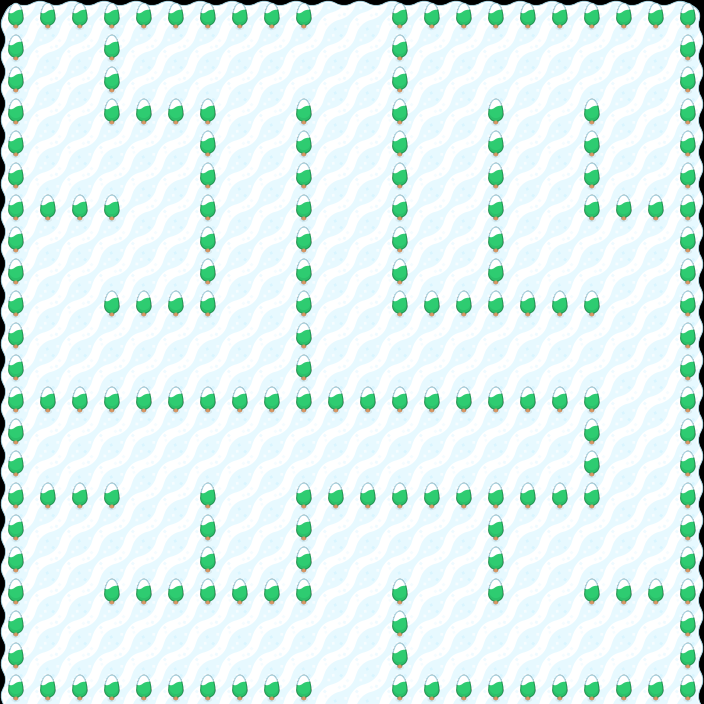

Below is a game level as drawn by its tile map, then a one-line description and the .tmx file that defines it, in full:
An orthogonal 22x22 tile map with 32x32 px tiles, 2 tile layers (Tile Layer 1, Trees).

<map version="1.0" orientation="orthogonal" renderorder="right-down" width="22" height="22" tilewidth="32" tileheight="32" nextobjectid="1">
 <tileset firstgid="1" name="mapPack_tilesheet" tilewidth="32" tileheight="32" tilecount="204" columns="17">
  <image source="../Tilesheet/mapPack_tilesheet_small.png" width="544" height="384" />
 </tileset>
 <layer name="Tile Layer 1" width="22" height="22">
  <data encoding="csv">
69,70,70,70,70,70,70,70,70,70,70,70,70,70,70,70,70,70,70,70,70,71,
86,87,87,87,87,87,87,87,87,87,87,87,87,87,87,87,87,87,87,87,87,88,
86,87,87,87,87,87,87,87,87,87,87,87,87,87,87,87,87,87,87,87,87,88,
86,87,87,87,87,87,87,87,87,87,87,87,87,87,87,87,87,87,87,87,87,88,
86,87,87,87,87,87,87,87,87,87,87,87,87,87,87,87,87,87,87,87,87,88,
86,87,87,87,87,87,87,87,87,87,87,87,87,87,87,87,87,87,87,87,87,88,
86,87,87,87,87,87,87,87,87,87,87,87,87,87,87,87,87,87,87,87,87,88,
86,87,87,87,87,87,87,87,87,87,87,87,87,87,87,87,87,87,87,87,87,88,
86,87,87,87,87,87,87,87,87,87,87,87,87,87,87,87,87,87,87,87,87,88,
86,87,87,87,87,87,87,87,87,87,87,87,87,87,87,87,87,87,87,87,87,88,
86,87,87,87,87,87,87,87,87,87,87,87,87,87,87,87,87,87,87,87,87,88,
86,87,87,87,87,87,87,87,87,87,87,87,87,87,87,87,87,87,87,87,87,88,
86,87,87,87,87,87,87,87,87,87,87,87,87,87,87,87,87,87,87,87,87,88,
86,87,87,87,87,87,87,87,87,87,87,87,87,87,87,87,87,87,87,87,87,88,
86,87,87,87,87,87,87,87,87,87,87,87,87,87,87,87,87,87,87,87,87,88,
86,87,87,87,87,87,87,87,87,87,87,87,87,87,87,87,87,87,87,87,87,88,
86,87,87,87,87,87,87,87,87,87,87,87,87,87,87,87,87,87,87,87,87,88,
86,87,87,87,87,87,87,87,87,87,87,87,87,87,87,87,87,87,87,87,87,88,
86,87,87,87,87,87,87,87,87,87,87,87,87,87,87,87,87,87,87,87,87,88,
86,87,87,87,87,87,87,87,87,87,87,87,87,87,87,87,87,87,87,87,87,88,
86,87,87,87,87,87,87,87,87,87,87,87,87,87,87,87,87,87,87,87,87,88,
86,87,87,87,87,87,87,87,87,87,87,87,87,87,87,87,87,87,87,87,87,88
</data>
 </layer>
 <layer name="Trees" width="22" height="22">
  <data encoding="csv">
123,123,123,123,123,123,123,123,123,123,0,0,123,123,123,123,123,123,123,123,123,123,
123,0,0,123,0,0,0,0,0,0,0,0,123,0,0,0,0,0,0,0,0,123,
123,0,0,123,0,0,0,0,0,0,0,0,123,0,0,0,0,0,0,0,0,123,
123,0,0,123,123,123,123,0,0,123,0,0,123,0,0,123,0,0,123,0,0,123,
123,0,0,0,0,0,123,0,0,123,0,0,123,0,0,123,0,0,123,0,0,123,
123,0,0,0,0,0,123,0,0,123,0,0,123,0,0,123,0,0,123,0,0,123,
123,123,123,123,0,0,123,0,0,123,0,0,123,0,0,123,0,0,123,123,123,123,
123,0,0,0,0,0,123,0,0,123,0,0,123,0,0,123,0,0,0,0,0,123,
123,0,0,0,0,0,123,0,0,123,0,0,123,0,0,123,0,0,0,0,0,123,
123,0,0,123,123,123,123,0,0,123,0,0,123,123,123,123,123,123,123,0,0,123,
123,0,0,0,0,0,0,0,0,123,0,0,0,0,0,0,0,0,0,0,0,123,
123,0,0,0,0,0,0,0,0,123,0,0,0,0,0,0,0,0,0,0,0,123,
123,123,123,123,123,123,123,123,123,123,123,123,123,123,123,123,123,123,123,0,0,123,
123,0,0,0,0,0,0,0,0,0,0,0,0,0,0,0,0,0,123,0,0,123,
123,0,0,0,0,0,0,0,0,0,0,0,0,0,0,0,0,0,123,0,0,123,
123,123,123,123,0,0,123,0,0,123,123,123,123,123,123,123,123,123,123,0,0,123,
123,0,0,0,0,0,123,0,0,123,0,0,0,0,0,123,0,0,0,0,0,123,
123,0,0,0,0,0,123,0,0,123,0,0,0,0,0,123,0,0,0,0,0,123,
123,0,0,123,123,123,123,123,123,123,0,0,123,0,0,123,0,0,123,123,123,123,
123,0,0,0,0,0,0,0,0,0,0,0,123,0,0,0,0,0,0,0,0,123,
123,0,0,0,0,0,0,0,0,0,0,0,123,0,0,0,0,0,0,0,0,123,
123,123,123,123,123,123,123,123,123,123,0,0,123,123,123,123,123,123,123,123,123,123
</data>
 </layer>
</map>
